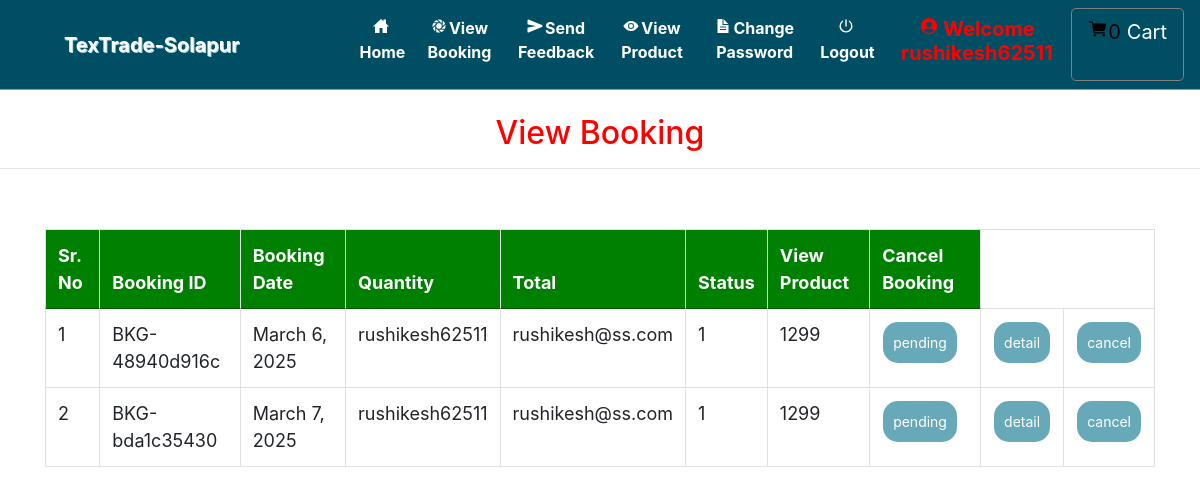
/view_orders_vendor (signed in), run on the app's committed database.
### grocery/models.py (models this page shows, shortened)
class Booking(models.Model):
    status = models.ForeignKey(Status, on_delete=models.CASCADE, null=True)
    profile = models.ForeignKey(Profile, on_delete=models.CASCADE, null=True)
    booking_id = models.CharField(max_length=200, unique=True, blank=True)
    quantity = models.IntegerField(null=True)
    book_date = models.CharField(max_length=30, null=True)
    total = models.IntegerField(null=True)
    payment = models.ForeignKey(Payment, on_delete=models.SET_NULL, null=True, blank=True)
    products = models.ManyToManyField(Product)  # ✅ Store ordered products

class Profile(models.Model):
    id = models.AutoField(primary_key=True)
    user = models.OneToOneField(User, on_delete=models.CASCADE, null=True)
    dob = models.DateField(null=True)
    city = models.CharField(max_length=30, null=True)
    address = models.CharField(max_length=50, null=True)
    contact = models.CharField(max_length=10, null=True)
    image = models.FileField(upload_to='images/', null=True)
    role = models.CharField(
        max_length=20,
        choices=[('user', 'User'), ('vendor', 'Vendor'), ('admin', 'Admin')],
        default='user'  # Default role is 'user'
    )

class Status(models.Model):
    name = models.CharField(max_length=20, null=True)

### grocery/views.py (the view)
# urls.py: path('view_orders_vendor',view_orders_vendor,name="view_orders_vendor"),
def view_orders_vendor(request):
    if not request.user.is_authenticated:
        return redirect('login')
    cart = Cart.objects.all()
    book = Booking.objects.all()
    num1=0
    for i in cart:
        num1 += 1
    d = {'book': book,'num1':num1}
    return render(request,"view_orders_vendor.html",d)

### grocery/templates/view_orders_vendor.html (shortened to what this page needs)
{% extends 'navigation.html' %}
{% block body %}
<center><h2 style="color:red;margin-top:2%">View Booking</h2></center><hr>
 <div class="container">
<table class="table table-bordered" id="myTable">
  <thead>
  <tr>
    <th>Sr. No</th>
    <th>Booking ID</th>
    <th>Booking Date</th>
      <th>Quantity</th>
      <th>Total</th>
      <th>Status</th>
    <th>View Product</th>
    <th>Cancel Booking</th>
  </tr>
  </thead>
   <tbody>
    {% for i in book %}
    <tr>
        <td>{{forloop.counter}}</td>
      <td>{{i.booking_id}}</td>
      <td>{{i.book_date}}</td>
      <td>{{i.profile.user.username}}</td>
      <td>{{i.profile.user.email}}</td>
        <td>{{i.quantity}}</td>
        <td>{{i.total}}</td>
       <td><a href="{% url 'Edit_status' i.booking_id i.id %}"><button class="button button1">{{i.status.name}}</button></a></td>
        <td><a href="{% url 'vendor_view_booking_detail' i.booking_id i.id i.profile.user.id  %}"><button class="button button1">detail</button></a></td>
        <td><a href="{% url 'delete_admin_booking' i.booking_id i.id %}" onclick="return confirm('Are you sure?')"><button class="button button1" id="#delete">cancel</button></a></td>
    </tr>
     {% endfor %}
    </tbody>
</table>
 </div>
{% endblock %}

### grocery/templates/navigation.html (style rules this page uses)
* { box-sizing: border-box; }
#myTable { border-collapse: collapse; width: 100%; border: 1px solid #ddd; font-size: 18px; }
#myTable th { text-align: left; padding: 12px; background-color: green; color: white; }
#myTable td { text-align: left; padding: 12px; background-color: white; }
#myTable tr { border-bottom: 1px solid #ddd; }
.button { background-color: #67A9B8; border: none; color: white; padding: 10px; text-align: center; text-decoration: none; display: inline-block; font-size: 14px; margin: 1px 1px; cursor: pointer; }
.button1 { border-radius: 15px; }

### data on the page
Booking: booking_id "BKG-48940d916c", book_date "March 6, 2025", profile.user.username "rushikesh62511", profile.user.email "rushikesh@ss.com", quantity "1", total "1299", status.name "pending"
Booking: booking_id "BKG-bda1c35430", book_date "March 7, 2025", profile.user.username "rushikesh62511", profile.user.email "rushikesh@ss.com", quantity "1", total "1299", status.name "pending"

### other printed values
{{ num1 }} "0"
